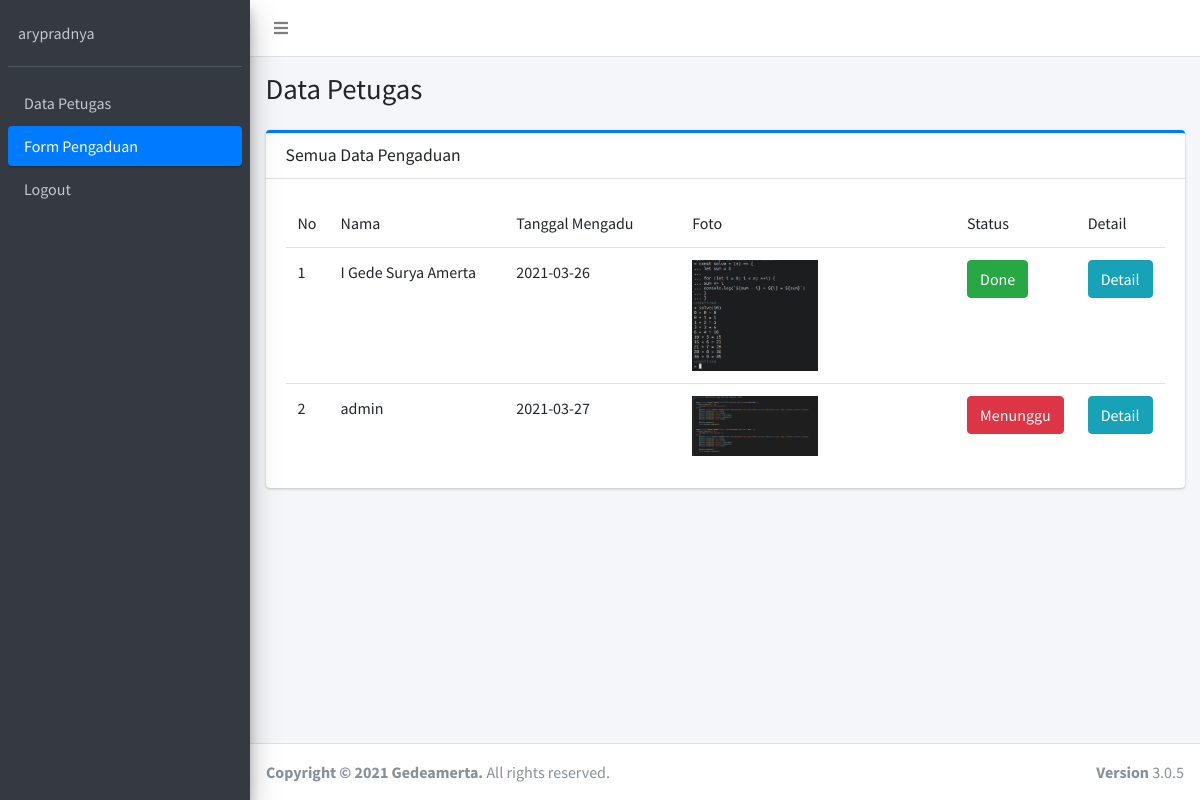
/admin/form-pengaduan.php (signed in), run on the app's committed database.
### tables this page shows
CREATE TABLE `pengaduan` (
  `id_pengaduan` int(11) NOT NULL,
  `tgl_pengaduan` date NOT NULL,
  `nik` char(16) NOT NULL,
  `isi_laporan` text NOT NULL,
  `foto` varchar(255) NOT NULL,
  `status` enum('0','proses','selesai','') NOT NULL
);

CREATE TABLE `masyarakat` (
  `nik` char(16) NOT NULL,
  `nama` varchar(35) NOT NULL,
  `username` varchar(25) NOT NULL,
  `password` varchar(32) NOT NULL,
  `telp` varchar(13) NOT NULL
);

### include/class/AdminClass.php (called while the page is built, shortened)
<?php
class Admin {
    public function __construct($pdo)
    {
        $this->pdo = $pdo;
    }
    public function fetch_all_pengaduan()
    {
        $query = $this->pdo->query("SELECT pengaduan.*, masyarakat.nama, masyarakat.nik FROM pengaduan INNER JOIN masyarakat ON pengaduan.nik = masyarakat.nik");
        if($query->rowCount() > 0){
            while($rows = $query->fetch(PDO::FETCH_OBJ)){
                $data[] = $rows;
            }
            return $data;
        }else {
            return 'nodata';
        }
    }
}

### admin/form-pengaduan.php (the view, shortened to what this page needs)
<?php
require "../include/connection.php";
require "../include/class/AdminClass.php";
$classAdmin = new Admin($pdo);
$fetch_all_pengaduan = $classAdmin->fetch_all_pengaduan();
?>
<!DOCTYPE html>
<html>
<head>
    <link rel="stylesheet" href="../assets/adminlte/css/adminlte.min.css">
    <link rel="stylesheet" href="../assets/adminlte/plugins/fontawesome-free/css/all.min.css">
</head>
<body class="hold-transition sidebar-mini">
    <div class="wrapper">
        <nav class="main-header navbar navbar-expand navbar-white navbar-light">
            <ul class="navbar-nav">
                <li class="nav-item">
                    <a class="nav-link" data-widget="pushmenu" href="#" role="button"><i class="fas fa-bars"></i></a>
                </li>
            </ul>
        </nav>
        <aside class="main-sidebar sidebar-dark-primary elevation-4">
            <div class="sidebar">
                <div class="user-panel mt-3 pb-3 mb-3 d-flex">
                    <div class="info">
                        <a href="#" class="d-block"><?= $_SESSION['username'] ?></a>
                    </div>
                </div>
                <nav class="mt-2">
                    <ul class="nav nav-pills nav-sidebar flex-column" data-widget="treeview" role="menu"
                        data-accordion="false">
                        <li class="nav-item has-treeview">
                            <a href="dashboard.php" class="nav-link">
                                <p>
                                    Data Petugas
                                </p>
                            </a>
                        </li>
                        <li class="nav-item has-treeview">
                            <a href="form-pengaduan.php" class="nav-link active">
                                <p>
                                    Form Pengaduan
                                </p>
                            </a>
                        </li>
                        <li class="nav-item">
                            <a href="../include/action/admin/logout.php"
                                onclick="return confirm('Apakah anda yakin ingin keluar ?')" class="nav-link">
                                <p>
                                    Logout
                                </p>
                            </a>
                        </li>
                    </ul>
                </nav>
            </div>
        </aside>
        <div class="content-wrapper">
            <section class="content-header">
                <div class="container-fluid">
                    <div class="row mb-2">
                        <div class="col-sm-6">
                            <h1>Data Petugas</h1>
                        </div>
                    </div>
                </div>
            </section>
            <section class="content">
                <div class="container-fluid">
                    <div class="row">
                        <div class="col-md-12">
                            <div class="card card-primary card-outline">
                                <div class="card-header">
                                    <h3 class="card-title">Semua Data Pengaduan</h3>
                                </div>
                                <div class="card-body">
                                    <table class="table">
                                        <thead>
                                            <tr>
                                                <td>No</td>
                                                <td style="width: 20%;">Nama</td>
                                                <td style="width: 20%;">Tanggal Mengadu</td>
                                                <td>Foto</td>
                                                <td>Status</td>
                                                <td>Detail</td>
                                            </tr>
                                        </thead>
                                        <?php $i = 1; ?>
                                        <?php if($fetch_all_pengaduan == 'nodata') : ?>
                                        <tbody>
                                            <tr>
                                                <td>Tidak ada data form pengaduan</td>
                                            </tr>
                                            <?php else : ?>
                                            <?php foreach($fetch_all_pengaduan as $pengaduan) : ?>
                                            <tr>
                                                <td><?= $i++ ?></td>
                                                <td><?= $pengaduan->nama; ?></td>
                                                <td><?= $pengaduan->tgl_pengaduan; ?></td>
                                                <td><img style="width: 50%;"
                                                        src="../assets/img/<?= $pengaduan->foto; ?>" alt=""></td>
                                                <td>
                                                    <?php if($pengaduan->status == "0") : ?>
                                                    <button type="submit" class="btn btn-danger">Menunggu</button>
                                                    <?php elseif($pengaduan->status == "proses") :?>
                                                    <button type="submit" class="btn btn-info">Diproses</button>
                                                    <?php else : ?>
                                                    <button type="submit" class="btn btn-success">Done</button>
                                                    <?php endif; ?>
                                                </td>
                                                <td>
                                                    <a href="details.php?id_pengaduan=<?= $pengaduan->id_pengaduan; ?>"
                                                        class="btn btn-info">Detail</a>
                                                </td>
                                            </tr>
                                            <?php endforeach; ?>
                                        <?php endif; ?>
                                    </table>
                                </div>
                            </div>
                        </div>
                    </div>
                </div>
            </section>
        </div>
        <footer class="main-footer">
            <div class="float-right d-none d-sm-block">
                <b>Version</b> 3.0.5
            </div>
            <strong>Copyright &copy; 2021 Gedeamerta.</strong> All rights
            reserved.
        </footer>
    </div>
</body>
</html>

### data on the page
pengaduan: nik.nama "I Gede Surya Amerta", tgl_pengaduan "2021-03-26", foto (picture), status "Done"
pengaduan: nik.nama "admin", tgl_pengaduan "2021-03-27", foto (picture), status "Menunggu"

### other printed values
$_SESSION['username'] "arypradnya"
